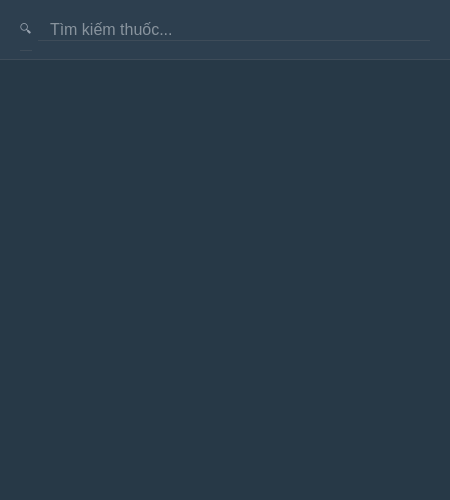
<?xml version="1.0" encoding="UTF-8"?>
<ui version="4.0">
 <class>dlg_search</class>
 <widget class="QDialog" name="dlg_search">
  <property name="geometry">
   <rect><x>0</x><y>0</y><width>450</width><height>500</height></rect>
  </property>
  <property name="styleSheet">
   <string notr="true">
    QDialog { background-color: #273947; }
    QLineEdit#txt_search {
        border: none;
        padding-left: 10px;
        font-size: 16px;
        color: #E4E7EB;
        background-color: transparent;
    }
    QListWidget { border: none; background-color: #273947; outline: none; color: #E4E7EB; }
    QListWidget::item { border-bottom: 1px solid #3E4C59; padding: 8px; }
    QListWidget::item:hover { background-color: #1E3A5F; }
   </string>
  </property>
  <layout class="QVBoxLayout" name="main_layout">
   <property name="spacing"><number>0</number></property>
   <property name="leftMargin"><number>0</number></property>
   <property name="topMargin"><number>0</number></property>
   <property name="rightMargin"><number>0</number></property>
   <property name="bottomMargin"><number>0</number></property>
   <item>
    <widget class="QFrame" name="frame_search">
     <property name="minimumSize"><size><width>0</width><height>60</height></size></property>
     <property name="styleSheet"><string notr="true">border-bottom: 1px solid #3E4C59; background-color: #2D3F4F;</string></property>
     <layout class="QHBoxLayout" name="layout_h_search">
      <property name="leftMargin"><number>20</number></property>
      <property name="rightMargin"><number>20</number></property>
      <item><widget class="QLabel" name="lbl_icon"><property name="text"><string>🔍</string></property><property name="styleSheet"><string notr="true">color: #9AA5B1;</string></property></widget></item>
      <item><widget class="QLineEdit" name="txt_search"><property name="placeholderText"><string>Tìm kiếm thuốc...</string></property></widget></item>
     </layout>
    </widget>
   </item>
   <item><widget class="QListWidget" name="list_results"/></item>
  </layout>
 </widget>
</ui>
